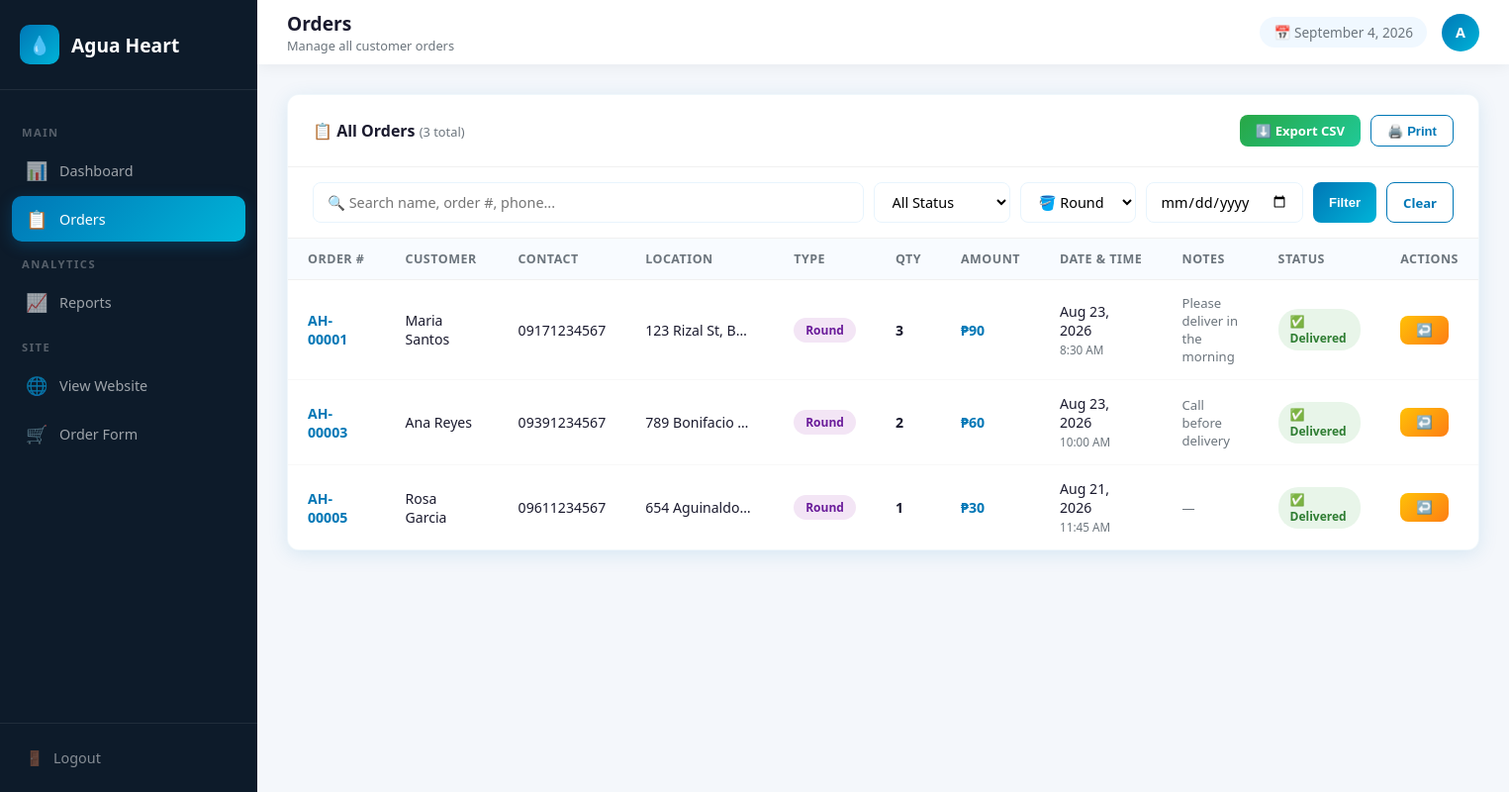
The app's page /admin/orders.php?type=Round (signed in) with its own data.
### tables this page shows
CREATE TABLE IF NOT EXISTS orders (
    id INT AUTO_INCREMENT PRIMARY KEY,
    order_number VARCHAR(20) NOT NULL,
    customer_name VARCHAR(100) NOT NULL,
    contact_number VARCHAR(20) NOT NULL,
    location TEXT NOT NULL,
    gallon_type ENUM('Slim','Round') NOT NULL,
    quantity INT NOT NULL,
    notes TEXT,
    status ENUM('Pending','Delivered','Cancelled') DEFAULT 'Pending',
    date_ordered DATE NOT NULL,
    time_ordered TIME NOT NULL,
    created_at TIMESTAMP DEFAULT CURRENT_TIMESTAMP
);

### admin/orders.php (the view, shortened to what this page needs)
<?php
require_once '../includes/db.php';
$perPage = 15;
$page = max(1, (int)($_GET['page'] ?? 1));
$offset = ($page - 1) * $perPage;
$search  = trim($_GET['search'] ?? '');
$status  = $_GET['status'] ?? '';
$type    = $_GET['type'] ?? '';
$date    = $_GET['date'] ?? '';
$where = [];
$params = [];
$types = '';
if ($type)   { $where[] = "gallon_type = ?"; $params[] = $type; $types .= 's'; }
$whereSQL = $where ? 'WHERE ' . implode(' AND ', $where) : '';
$countStmt = $conn->prepare("SELECT COUNT(*) as c FROM orders $whereSQL");
if ($params) $countStmt->bind_param($types, ...$params);
$countStmt->execute();
$total = $countStmt->get_result()->fetch_assoc()['c'];
$stmt = $conn->prepare("SELECT * FROM orders $whereSQL ORDER BY created_at DESC LIMIT ? OFFSET ?");
$allParams = array_merge($params, [$perPage, $offset]);
$allTypes = $types . 'ii';
$stmt->bind_param($allTypes, ...$allParams);
$stmt->execute();
$orders = $stmt->get_result();
$inactiveCustomers = getInactiveCustomers($conn);
?>
<!DOCTYPE html>
<html lang="en">
<head>
    <link rel="stylesheet" href="../assets/css/admin.css">
</head>
<body>
<div class="admin-layout">
    <aside class="sidebar" id="sidebar">
        <div class="sidebar-header">
            <a href="../index.php" class="sidebar-logo">
                <div class="logo-icon">💧</div>
                <span>Agua Heart</span>
            </a>
        </div>
        <nav class="sidebar-nav">
            <div class="nav-label">Main</div>
            <a href="dashboard.php"><span class="nav-icon">📊</span> Dashboard</a>
            <a href="orders.php" class="active"><span class="nav-icon">📋</span> Orders</a>
            <div class="nav-label">Analytics</div>
            <a href="reports.php"><span class="nav-icon">📈</span> Reports</a>
            <div class="nav-label">Site</div>
            <a href="../index.php" target="_blank"><span class="nav-icon">🌐</span> View Website</a>
            <a href="../order.php" target="_blank"><span class="nav-icon">🛒</span> Order Form</a>
        </nav>
        <div class="sidebar-footer">
            <a href="logout.php"><span>🚪</span> Logout</a>
        </div>
    </aside>
    <div class="main-content">
        <div class="topbar">
            <div style="display:flex;align-items:center;gap:15px">
                <div class="topbar-left">
                    <h2>Orders</h2>
                    <p>Manage all customer orders</p>
                </div>
            </div>
            <div class="topbar-right">
                <div class="topbar-date">📅 <?= date('F j, Y') ?></div>
                <div class="admin-avatar"><?= strtoupper(substr($_SESSION['admin_username'], 0, 1)) ?></div>
            </div>
        </div>
        <div class="page-content">
            <div class="table-card">
                <div class="table-header">
                    <h3>📋 All Orders <span style="font-size:0.8rem;color:#6c757d;font-weight:400">(<?= $total ?> total)</span></h3>
                    <div class="table-actions">
                        <a href="reports.php?export=csv<?= $search ? '&search='.urlencode($search) : '' ?><?= $status ? '&status='.urlencode($status) : '' ?>" class="btn-sm btn-success">⬇️ Export CSV</a>
                        <button onclick="window.print()" class="btn-sm btn-outline">🖨️ Print</button>
                    </div>
                </div>
                <form method="GET" class="search-filter">
                    <input type="text" name="search" class="search-input"
                           placeholder="🔍 Search name, order #, phone..."
                           value="<?= htmlspecialchars($search) ?>">
                    <select name="status" class="filter-select">
                        <option value="">All Status</option>
                    </select>
                    <select name="type" class="filter-select">
                        <option value="Round" <?= $type==='Round'?'selected':'' ?>>🪣 Round</option>
                    </select>
                    <input type="date" name="date" class="filter-select" value="<?= htmlspecialchars($date) ?>">
                    <button type="submit" class="btn-sm btn-primary">Filter</button>
                    <?php if ($search || $status || $type || $date): ?>
                        <a href="orders.php" class="btn-sm btn-outline">Clear</a>
                    <?php endif; ?>
                </form>
                <div class="table-wrap">
                    <table>
                        <thead>
                            <tr>
                                <th>Order #</th>
                                <th>Customer</th>
                                <th>Contact</th>
                                <th>Location</th>
                                <th>Type</th>
                                <th>Qty</th>
                                <th>Amount</th>
                                <th>Date & Time</th>
                                <th>Notes</th>
                                <th>Status</th>
                                <th>Actions</th>
                            </tr>
                        </thead>
                        <tbody>
                        <?php if ($orders->num_rows === 0): ?>
                            <tr><td colspan="11" style="text-align:center;padding:40px;color:#6c757d">No orders found.</td></tr>
                        <?php else: ?>
                        <?php while ($row = $orders->fetch_assoc()):
                            $price = $row['gallon_type'] === 'Slim' ? PRICE_SLIM : PRICE_ROUND;
                            $amount = $price * $row['quantity'];
                            $isInactive = isset($inactiveCustomers[$row['customer_name']]);
                        ?>
                            <tr>
                                <td><strong style="color:#0077b6"><?= htmlspecialchars($row['order_number']) ?></strong></td>
                                <td>
                                    <div style="<?= $isInactive ? 'color:#dc3545;font-weight:700' : '' ?>"><?= htmlspecialchars($row['customer_name']) ?></div>
                                </td>
                                <td><?= htmlspecialchars($row['contact_number']) ?></td>
                                <td style="max-width:150px;white-space:nowrap;overflow:hidden;text-overflow:ellipsis" title="<?= htmlspecialchars($row['location']) ?>"><?= htmlspecialchars($row['location']) ?></td>
                                <td><span class="badge badge-<?= strtolower($row['gallon_type']) ?>"><?= $row['gallon_type'] ?></span></td>
                                <td><strong><?= $row['quantity'] ?></strong></td>
                                <td><strong style="color:#0077b6">₱<?= number_format($amount) ?></strong></td>
                                <td>
                                    <?= date('M j, Y', strtotime($row['date_ordered'])) ?><br>
                                    <small style="color:#6c757d"><?= date('g:i A', strtotime($row['time_ordered'])) ?></small>
                                </td>
                                <td style="max-width:120px;font-size:0.82rem;color:#6c757d">
                                    <?= $row['notes'] ? htmlspecialchars(substr($row['notes'], 0, 40)) . (strlen($row['notes']) > 40 ? '...' : '') : '—' ?>
                                </td>
                                <td>
                                    <span class="badge badge-<?= strtolower($row['status']) ?>">
                                        <?= $row['status'] === 'Pending' ? '⏳' : ($row['status'] === 'Delivered' ? '✅' : '❌') ?>
                                        <?= $row['status'] ?>
                                    </span>
                                </td>
                                <td>
                                    <div class="action-btns">
                                        <?php if ($row['status'] === 'Pending'): ?>
                                            <button class="btn-sm btn-success" onclick="updateStatus(<?= $row['id'] ?>,'Delivered')" title="Mark Delivered">✅</button>
                                            <button class="btn-sm btn-danger" onclick="updateStatus(<?= $row['id'] ?>,'Cancelled')" title="Cancel">❌</button>
                                        <?php elseif ($row['status'] === 'Delivered'): ?>
                                            <button class="btn-sm btn-warning" onclick="updateStatus(<?= $row['id'] ?>,'Pending')" title="Revert to Pending">↩️</button>
                                        <?php else: ?>
                                            <button class="btn-sm btn-warning" onclick="updateStatus(<?= $row['id'] ?>,'Pending')" title="Revert to Pending">↩️</button>
                                        <?php endif; ?>
                                    </div>
                                </td>
                            </tr>
                        <?php endwhile; ?>
                        <?php endif; ?>
                        </tbody>
                    </table>
                </div>
            </div>
        </div>
    </div>
</div>
</body>
</html>

### records on screen
orders: order_number "AH-00001", customer_name "Maria Santos", contact_number "09171234567", location "123 Rizal St, B…", gallon_type "Round", quantity "3", amount "90", date_ordered "Aug 23, 2026", time_ordered "8:30 AM", notes "Please deliver in the morning", status "Delivered"
orders: order_number "AH-00003", customer_name "Ana Reyes", contact_number "09391234567", location "789 Bonifacio…", gallon_type "Round", quantity "2", amount "60", date_ordered "Aug 23, 2026", time_ordered "10:00 AM", notes "Call before delivery", status "Delivered"
orders: order_number "AH-00005", customer_name "Rosa Garcia", contact_number "09611234567", location "654 Aguinaldo…", gallon_type "Round", quantity "1", amount "30", date_ordered "Aug 21, 2026", time_ordered "11:45 AM", status "Delivered"

### other values on screen
substr($_SESSION['admin_username'], 0, 1) "A"
$total "3"
